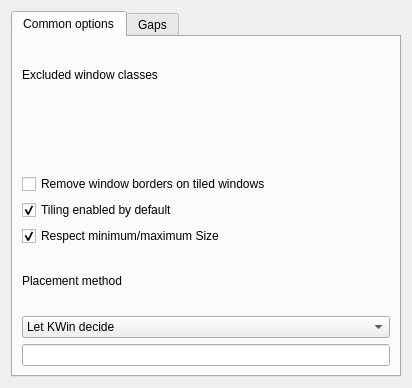
<?xml version="1.0" encoding="UTF-8"?>
<ui version="4.0">
 <class>KWin::TilingScriptConfigForm</class>
 <widget class="QWidget" name="KWin::TilingScriptConfigForm">
  <property name="geometry">
   <rect>
    <x>0</x>
    <y>0</y>
    <width>412</width>
    <height>388</height>
   </rect>
  </property>
  <layout class="QGridLayout" name="gridLayout_4">
   <item row="0" column="0">
    <widget class="QTabWidget" name="tabWidget">
     <property name="currentIndex">
      <number>0</number>
     </property>
     <widget class="QWidget" name="commonTab">
      <property name="accessibleName">
       <string notr="true"/>
      </property>
      <attribute name="title">
       <string>Common options</string>
      </attribute>
      <layout class="QGridLayout" name="gridLayout">
       <item row="1" column="0">
        <widget class="KEditListWidget" name="kcfg_floaters">
         <property name="toolTip">
          <string>The windows that should be excluded from tiling, by window class</string>
         </property>
         <property name="statusTip">
          <string>Excluded window classes</string>
         </property>
         <property name="whatsThis">
          <string>Excluded window classes</string>
         </property>
         <property name="buttons">
          <set>KEditListWidget::Add|KEditListWidget::Remove</set>
         </property>
        </widget>
       </item>
       <item row="2" column="0">
        <widget class="QCheckBox" name="kcfg_noBorder">
         <property name="text">
          <string>Remove window borders on tiled windows</string>
         </property>
        </widget>
       </item>
       <item row="3" column="0">
        <widget class="QCheckBox" name="kcfg_userActive">
         <property name="text">
          <string>Tiling enabled by default</string>
         </property>
         <property name="checked">
          <bool>true</bool>
         </property>
        </widget>
       </item>
       <item row="4" column="0">
        <widget class="QCheckBox" name="kcfg_respectMinMax">
         <property name="text">
          <string>Respect minimum/maximum Size</string>
         </property>
         <property name="checked">
          <bool>true</bool>
         </property>
        </widget>
       </item>
       <item row="5" column="0">
        <widget class="QLabel" name="label_2">
         <property name="text">
          <string>Placement method</string>
         </property>
        </widget>
       </item>
       <item row="7" column="0">
        <widget class="QLineEdit" name="kcfg_layouts"/>
       </item>
       <item row="6" column="0">
        <widget class="QComboBox" name="kcfg_placement">
         <item>
          <property name="text">
           <string>Let KWin decide</string>
          </property>
         </item>
         <item>
          <property name="text">
           <string>Open new tiles as master</string>
          </property>
         </item>
         <item>
          <property name="text">
           <string>Open new tiles at the end</string>
          </property>
         </item>
        </widget>
       </item>
       <item row="0" column="0">
        <widget class="QLabel" name="label_9">
         <property name="text">
          <string>Excluded window classes</string>
         </property>
        </widget>
       </item>
      </layout>
     </widget>
     <widget class="QWidget" name="tab_2">
      <attribute name="title">
       <string>Gaps</string>
      </attribute>
      <layout class="QGridLayout" name="gridLayout_2">
       <item row="4" column="0">
        <widget class="QSpinBox" name="kcfg_screenGapSizeTop"/>
       </item>
       <item row="0" column="0" colspan="2">
        <widget class="QLabel" name="label">
         <property name="text">
          <string>&lt;html&gt;&lt;head/&gt;&lt;body&gt;&lt;p&gt;&lt;span style=&quot; font-weight:600;&quot;&gt;Gaps between screenedges and windows&lt;/span&gt;&lt;/p&gt;&lt;/body&gt;&lt;/html&gt;</string>
         </property>
        </widget>
       </item>
       <item row="1" column="1">
        <widget class="QLabel" name="label_6">
         <property name="text">
          <string>Right</string>
         </property>
        </widget>
       </item>
       <item row="2" column="0">
        <widget class="QSpinBox" name="kcfg_screenGapSizeLeft"/>
       </item>
       <item row="2" column="1">
        <widget class="QSpinBox" name="kcfg_screenGapSizeRight"/>
       </item>
       <item row="3" column="0">
        <widget class="QLabel" name="label_8">
         <property name="text">
          <string>Top</string>
         </property>
        </widget>
       </item>
       <item row="4" column="1">
        <widget class="QSpinBox" name="kcfg_screenGapSizeBottom"/>
       </item>
       <item row="3" column="1">
        <widget class="QLabel" name="label_10">
         <property name="text">
          <string>Bottom</string>
         </property>
        </widget>
       </item>
       <item row="5" column="0">
        <widget class="QLabel" name="label_3">
         <property name="text">
          <string>&lt;html&gt;&lt;head/&gt;&lt;body&gt;&lt;p&gt;&lt;span style=&quot; font-weight:600;&quot;&gt;Gaps between windows&lt;/span&gt;&lt;/p&gt;&lt;/body&gt;&lt;/html&gt;</string>
         </property>
        </widget>
       </item>
       <item row="7" column="0">
        <widget class="QSpinBox" name="kcfg_windowsGapSizeWidth"/>
       </item>
       <item row="6" column="0">
        <widget class="QLabel" name="label_5">
         <property name="text">
          <string>Width</string>
         </property>
        </widget>
       </item>
       <item row="6" column="1">
        <widget class="QLabel" name="label_7">
         <property name="text">
          <string>Height</string>
         </property>
        </widget>
       </item>
       <item row="7" column="1">
        <widget class="QSpinBox" name="kcfg_windowsGapSizeHeight"/>
       </item>
       <item row="1" column="0">
        <widget class="QLabel" name="label_4">
         <property name="text">
          <string>Left</string>
         </property>
        </widget>
       </item>
      </layout>
     </widget>
    </widget>
   </item>
  </layout>
 </widget>
 <customwidgets>
  <customwidget>
   <class>KEditListWidget</class>
   <extends>QWidget</extends>
   <header>keditlistwidget.h</header>
  </customwidget>
 </customwidgets>
 <resources/>
 <connections/>
</ui>
